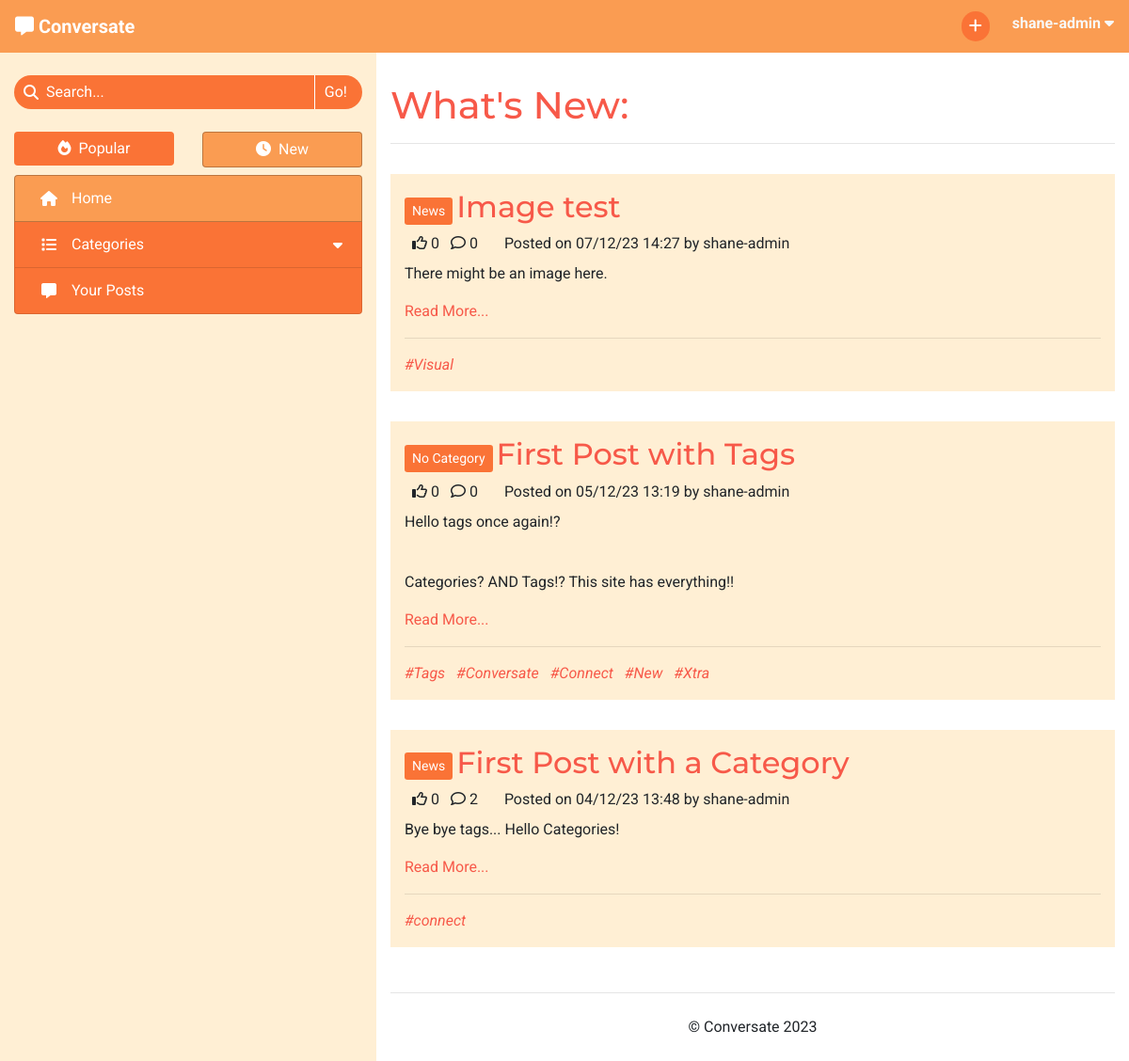
The app's page / (signed in), older data.
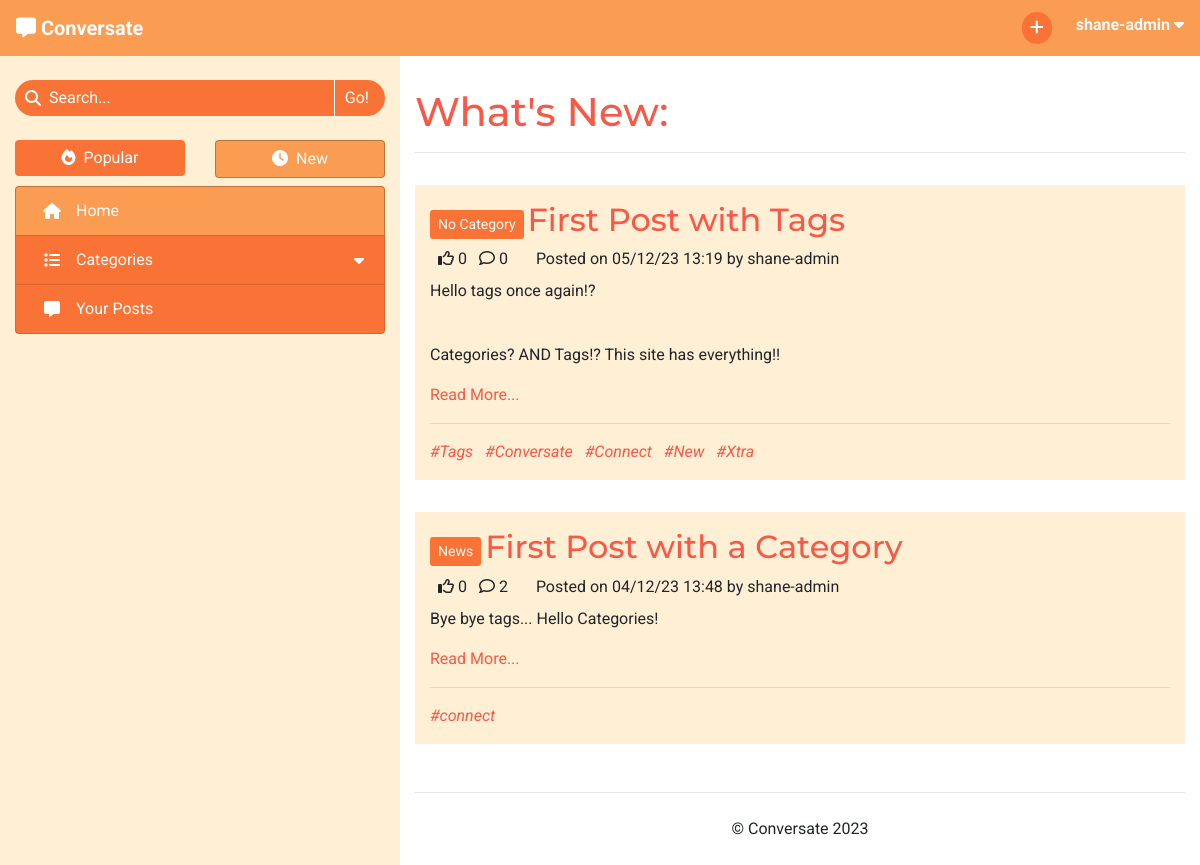
The same page, newer data.
### forum/models.py (models this page shows, shortened)
class Post(models.Model):
    title = models.CharField(max_length=100)
    slug = models.SlugField(max_length=100, unique=True)
    category = models.ForeignKey(Category, on_delete=models.CASCADE,
                                 related_name='tagged_posts')
    image = CloudinaryField('image', blank=True)
    image_position = models.IntegerField(blank=True, null=True)
    posted_by = models.ForeignKey(User, on_delete=models.CASCADE,
                                  related_name='added_posts')
    posted_on = models.DateTimeField(auto_now_add=True)
    content = models.TextField()
    tags = models.CharField(max_length=200, blank=True)
    edited = models.BooleanField(default=False)
    likes = models.ManyToManyField(User, related_name='post_likes', blank=True)
    approved = models.BooleanField(default=False)
    class Meta:
        ordering = ['-posted_on']
    def number_of_likes(self):
        return self.likes.count()
    def number_of_comments(self):
        return self.comments.count()
    def tag_list(self):
        tags_separate = self.tags.split('#')
        tags_separate.pop(0)
        return tags_separate

class Category(models.Model):
    name = models.CharField(max_length=30, unique=True)
    slug = models.SlugField(max_length=30, unique=True)
    icon = models.CharField(max_length=30, default="fa-tag")
    def __str__(self):
        return self.name
    def number_of_posts(self):
        return self.tagged_posts.count()

### forum/views.py (the view)
# urls.py: path('', views.ListPosts.as_view(), name='home'),
class ListPosts(View):
    def get(self, request):
        if not request.user.is_authenticated:
            return redirect('/accounts/login')
        posts = Post.objects.all()
        context = get_post_list_context(request, posts)
        user_profile = get_profile(request.user)
        if user_profile.sort_by_new:
            context['heading'] = "What's New"
        else:
            context['heading'] = "What's Trending"
        context['selected_tab'] = 'Home'
        return render(
            request,
            'post_list.html',
            context,
        )

### forum/core/categories.py (called while the page is built)
def get_top_categories(limit=CATEGORY_COLLAPSIBLE_LIMIT):
    categories = list(Category.objects
                      .annotate(num_posts=Count('tagged_posts'))
                      .filter(num_posts__gt=0)
                      .order_by('-num_posts'))
    num_categories = len(categories)
    category_none = Category.objects.get(slug='none')
    if category_none in categories:
        categories.remove(category_none)
    return {
        'num_categories': num_categories,
        'top_categories': categories[:limit],
        'has_more_categories': (len(categories) > limit)
    }

### forum/core/content.py (called while the page is built)
def get_base_context(request):
    context = get_top_categories()
    context['disable_sort'] = True
    return context

def get_post_list_context(request, post_list):
    context = get_base_context(request)
    user_profile = get_profile(request.user)
    sort_by_new = user_profile.sort_by_new
    posts_sorted = sort_posts(post_list, sort_by_new)
    context.update(get_paginated_items(request, posts_sorted, POSTS_PER_PAGE))
    context['disable_sort'] = False
    return context

def get_profile(user_object):
    profile = list(Profile.objects.filter(user=user_object))
    if len(profile) > 0:
        return profile[0]
    else:
        new_profile = Profile.objects.create(
            user=user_object,
            sort_by_new=False
        )
        return new_profile

def sort_posts(post_list, by_new):
    if by_new:
        return post_list.order_by('-posted_on')
    else:
        return post_list.annotate(num_likes=Count('likes')) \
                        .order_by('-num_likes')

### forum/core/pagination.py (called while the page is built)
def get_paginated_items(request, object_list, items_per_page):
    p = Paginator(object_list, items_per_page)
    page = request.GET.get('page')
    current_items = p.get_page(page)
    pagination_context = {
        'item_list': current_items,
        'page': page
    }
    if page is None:
        page = 1
    if p.num_pages > NUM_PAGES:
        pagination_context.update(get_page_range(
            int(page),
            p.num_pages
        ))
    else:
        pagination_context['page_range'] = p.page_range
    return pagination_context

### templates/post_list.html (shortened to what this page needs)
{% extends "base.html" %}
{% block content %}
<h1>{{ heading }}:</h1>
<hr>
{% for post in item_list %}
    <div class="row post">
        <div class="post-title col-12">
            <a href="{% url 'categories' post.category.slug %}" class="btn btn-sm category align-middle">{{ post.category }}</a>
            <a href="{% url 'view_post' post.slug %}" class="anchor-no-style">
                <h2 class="d-inline-block align-middle">{{ post.title }}</h2>
            </a>
        </div>
        <div class="col-12">
            {% if user in post.likes.all %}
                <i class="fa-solid fa-thumbs-up ml-2"></i>
            {% else %}
                <i class="fa-regular fa-thumbs-up ml-2"></i>
            {% endif %}
            {{ post.number_of_likes }}
            <i class="fa-regular fa-comment ml-2"></i>
            {{ post.number_of_comments }}
            <p class="d-inline ml-4">Posted on {{ post.posted_on|date:"d/m/y G:i" }} by {{ post.posted_by }}</p>
        </div>
        <div class="col-12">
            <div class="mt-2">{{ post.content|safe }}</div>
            <a href="{% url 'view_post' post.slug %}">Read More...</a>
        </div>
        {% if post.tags %}
            <div class="col-12">
                <hr>
                {% for tag in post.tag_list %}
                    <a class="tag-list-item mr-2 anchor-no-style" href="{% url 'search_tag' tag %}">
                        <em>#{{ tag }}</em>
                    </a>
                {% endfor %}
            </div>
        {% endif %}
    </div>
{% endfor %}
{% endblock content %}

### templates/base.html (shortened to what this page needs)
{% load static %}
<!DOCTYPE html>
<html lang="en">
<head>
    <link rel="stylesheet" href="https://cdn.jsdelivr.net/npm/bootstrap@4.6.2/dist/css/bootstrap.min.css"
>
    <link rel="stylesheet" href="{% static 'css/style.css' %}" type="text/css">
</head>
<body id="main-page">
    <header class="navbar navbar-expand-sm navbar-dark">
        <div>
            <a class="navbar-brand" href="{% url 'home' %}" aria-label="Go to the home page">
                <i class="fa-solid fa-message"></i>
                <strong>Conversate</strong>
            </a>
        </div>
            <ul class="nav justify-content-end">
                {% if user.is_authenticated %}
                    <li class="nav mr-2 mr-lg-4">
                        <a class="nav-icon" href="{% url 'new_post' %}">
                            <i class="fa-solid fa-plus"></i>
                        </a>
                    </li>
                    <li class="nav dropdown">
                        <span class="text-light d-none d-md-inline" data-toggle="dropdown" role="button"
                            aria-expanded="false" aria-label="User Information">
                            <strong class="align-middle">{{ user.username }}
                                <i class="fa-solid fa-caret-down"></i>
                            </strong>
                        </span>
                    </li>
                {% else %}
                    <li class="nav">
                        <a href="{% url 'account_login' %}" class="btn">Log In</a>
                    </li>
                {% endif %}
            </ul>
        </header>
    <div>
        <div class="container-fluid">
            <div class="row">
                <nav class="d-none d-md-block col-4">
                    <form action="{% url 'search_post' %}" method="GET" autocomplete="off">
                        <div class="search-bar mt-4" role="button" data-toggle="popover"
                            data-placement="bottom">
                            <div class="center-to-container">
                                <i class="fa-solid fa-magnifying-glass"></i>
                            </div>
                            <input type="text" id="search-input" name="search_query"
                                {% if search_result %} value="{{ search_result }}"{% endif %} placeholder="Search..." required>
                            <input type="submit" class="side-nav-btn" value="Go!">
                        </div>
                    </form>
                    <div class="container-fluid px-0 mt-4 mb-2">
                        <div class="row">
                            {% with request.path|add:"?"|add:request.GET.urlencode as current_path %}
                            <div class="col-6">
                                {% if disable_sort %}
                                    <div>
                                {% elif request.GET.urlencode %}
                                    <a href="{% url 'sort_posts' 0 current_path %}" class="anchor-no-style">
                                {% else %}
                                    <a href="{% url 'sort_posts' 0 request.path %}" class="anchor-no-style">
                                {% endif %}
                                    <div class="btn btn-block side-nav-btn
                                        {% if disable_sort %} disabled{% elif not user.profile.sort_by_new %} active{% endif %}">
                                        <i class="fa-solid fa-fire mr-lg-1"></i>
                                        Popular
                                    </div>
                                {% if disable_sort %}
                                    </div>
                                {% else %}
                                    </a>
                                {% endif %}
                            </div>
                            <div class="col-6">
                                {% if disable_sort %}
                                    <div>
                                {% elif request.GET.urlencode %}
                                    <a href="{% url 'sort_posts' 1 current_path %}" class="anchor-no-style">
                                {% else %}
                                    <a href="{% url 'sort_posts' 1 request.path %}" class="anchor-no-style">
                                {% endif %}
                                    <div class="btn btn-block side-nav-btn
                                        {% if disable_sort %} disabled{% elif user.profile.sort_by_new %} active{% endif %}">
                                        <i class="fa-solid fa-clock mr-lg-1"></i>
                                        New
                                    </div>
                                {% if disable_sort %}
                                    </div>
                                {% else %}
                                    </a>
                                {% endif %}
                            </div>
                            {% endwith %}
                        </div>
                    </div>
                    <div class="list-group side-nav">
                        <a class="list-group-item list-group-item-action side-nav-btn
                            {% if selected_tab == 'Home' %} active{% endif %}" href="{% url 'home' %}">
                            <i class="fa-solid fa-house center-to-container"></i>
                            <span class="d-inline-block ml-lg-2">Home</span>
                        </a>
                        <a id="category-collapse" class="list-group-item list-group-item-action side-nav-btn clickable
                            {% if 'Categories' in selected_tab %} active{% endif %}" data-toggle="collapse"
                            href="#side-nav-categories" role="button" aria-expanded="false" aria-controls="side-nav-categories">
                            <i class="fa-solid fa-list center-to-container"></i>
                            <div class="ml-lg-2">Categories</div>
                            <i class="fa-solid fa-caret-down center-to-container"></i>
                        </a>
                        <a class="list-group-item list-group-item-action side-nav-btn clickable"
                            href="{% url 'my_posts' %}">
                            <i class="fa-solid fa-message center-to-container"></i>
                            <span class="d-inline-block ml-lg-2">Your Posts</span>
                        </a>
                    </div>
                </nav>
                <div id="main-content" class="col col-md-8">
                    <section>
                        {% block content %}
                        {% endblock content %}
                    </section>
                    <footer>
                        <hr>
                        <p class="text-center my-4">&copy; Conversate 2023</p>
                    </footer>
                </div>
            </div>
        </div>
    </div>
</body>
</html>

### static/css/style.css (style rules this page uses)
* { font-family: 'Roboto', sans-serif; }
h1, h2, h3 { font-family: 'Montserrat', sans-serif; }
.clickable { cursor: pointer; }
.anchor-no-style, .anchor-no-style:hover { text-decoration: none; }
a, h1, h2, h3 { color: #f75949; }
.btn { background-color: #f75949; border: none; color: white; }
.center-to-container { display: flex; align-items: center; justify-content: center; }
.navbar { background-color: #FA9C52; display: grid; grid-template-columns: 1fr 1fr; grid-template-rows: 1fr; }
.nav-icon { color: white; background-color: #FA7336; border: none; border-radius: 32px; width: 30px; padding: 4px; text-align: center; }
.side-nav-btn, .side-nav-btn:focus { color: white; background-color: #FA7336; transition: color .15s ease-in-out, background-color .15s ease-in-out, border-color .15s ease-in-out, box-shadow .15s ease-in-out; }
.list-group-item-action { display: grid; grid-template-columns: 32px 1fr auto; grid-template-rows: 1fr; }
.side-nav-btn.active { background-color: #FA9C52; border: 1px solid rgba(0, 0, 0, 0.25); }
#category-collapse { border-bottom: none; }
.search-bar { border-radius: 32px; width: 100%; background-color: #FA7336; color: white; display: grid; grid-template-columns: auto 1fr auto; grid-template-rows: 1fr; overflow: hidden; }
.search-bar i { padding-left: 10px; }
#search-input, #search-input::placeholder { margin-left: 8px; padding: 6px 0; border: none; outline: none; display: inline-block; min-width: 0; background-color: #FA7336; color: white; }
.search-bar input[type=submit] { background: none; border: none; border-left: 1px solid white; padding: 4px 16px 4px 10px; color: white; }
#main-page { background-color: #FFEFD4; }
#main-content { background-color: white; padding-top: 32px; height: calc(100vh - 56px); overflow-y: auto; display: grid; grid-template-columns: 1fr; grid-template-rows: 1fr auto; }
.post { margin: 32px 0; padding: 16px 0; background-color: #FFEFD4; }
.category { background-color: #FA7336; color: white; }
.tag-list-item { display: inline-block; background-color: #FFEFD4; }

Row changes from the older to the newer data that the page shows:
removed Post: category "News", title "Image test", number_of_likes "0", number_of_comments "0", posted_on "07/12/23 14:27", posted_by "shane-admin", content "There might be an image here.", tag_list "Visual"
